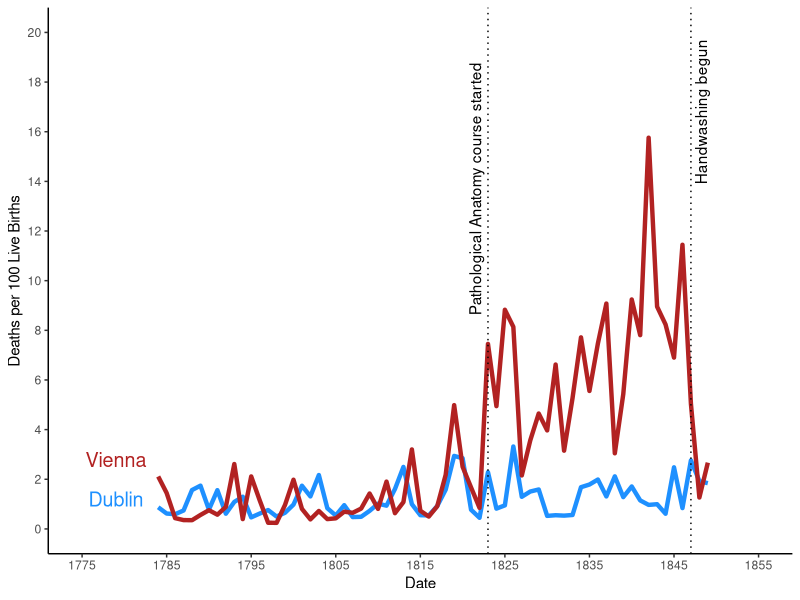

Reproduce this figure in R.
## ---- chunk 1
# Load in the tidyverse tools
library(tidyverse)

# Read in the provided data files
vienna <- read_csv("data/vienna_yearly.csv")
dublin <- read_csv("data/dublin_yearly.csv")

# Add variables for the hospital name and the percent deaths per live birth
vienna$Hospital <- "Vienna"
vienna$Rate <- vienna$Deaths/vienna$Births*100
dublin$Hospital <- "Dublin"
dublin$Rate <- dublin$Deaths/dublin$Births*100

# Join the data sets into one long data table for plotting
plotData <- rbind(vienna,dublin)
## ---- chunk 2
ggplot(plotData, aes(x=Year, y=Rate, colour=Hospital)) +
	scale_x_continuous(limits = c(1775, 1855), breaks = seq(1775, 1855, by = 10)) +
	scale_y_continuous(limits = c(0, 20), breaks = seq(0, 20, by = 2)) +
	geom_line(size=1.5) +
	labs(x="Date", y="Deaths per 100 Live Births") +
	theme_classic() +
	scale_color_manual(values=c("dodgerblue", "firebrick")) +
	geom_vline(xintercept = 1823, linetype = "dotted") +
	annotate("text", x = 1821.5, y = 13.7, angle = 90, label = "Pathological Anatomy course started") +
	geom_vline(xintercept = 1847, linetype = "dotted") +
	annotate("text", x = 1848.2, y = 16.8, angle = 90, label = "Handwashing begun") +
	annotate("text", x= 1779, y = 1.2, angle = 0, label = "Dublin", color = "dodgerblue", size = 5) +
	annotate("text", x= 1779, y = 2.8, angle = 0, label = "Vienna", color = "firebrick", size = 5) +
	theme(legend.position = "none")
